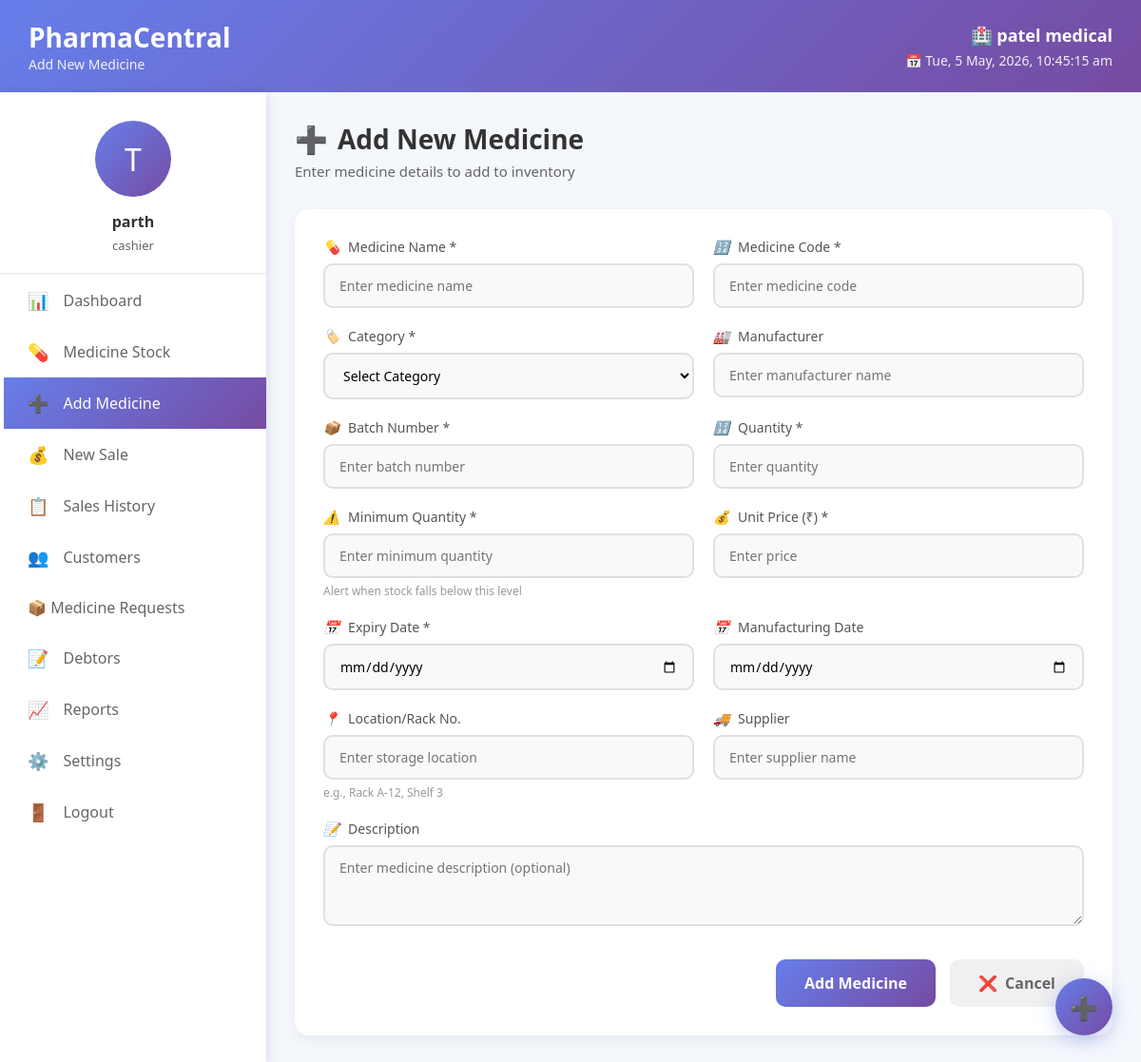
The app's page /add-medicine/ (signed in) with its own data.
### app1/models.py (models this page shows, shortened)
class Pharmacy(models.Model):
    name = models.CharField(max_length=200)
    owner = models.ForeignKey(User, on_delete=models.CASCADE, related_name='pharmacies')
    license_number = models.CharField(max_length=50, unique=True)
    gst_number = models.CharField(max_length=50, unique=True)
    address = models.TextField()
    city = models.CharField(max_length=100)
    pincode = models.CharField(max_length=10)
    phone = models.CharField(max_length=15)
    email = models.EmailField()
    registration_date = models.DateField(auto_now_add=True)
    is_verified = models.BooleanField(default=False)
    gst_certificate = models.FileField(upload_to='documents/gst/', null=True, blank=True)
    license_document = models.FileField(upload_to='documents/license/', null=True, blank=True)
    owner_id_proof = models.FileField(upload_to='documents/id_proof/', null=True, blank=True)
    owner_photo = models.ImageField(upload_to='profiles/owners/', null=True, blank=True)
    created_at = models.DateTimeField(auto_now_add=True)
    updated_at = models.DateTimeField(auto_now=True)

class User(AbstractUser):
    USER_TYPES = (
        ('admin', 'Admin'),
        ('pharmacy_owner', 'Pharmacy Owner'),
        ('pharmacist', 'Pharmacist'),
        ('cashier', 'Cashier'),
    )
    user_type = models.CharField(max_length=20, choices=USER_TYPES, default='cashier')
    phone_number = models.CharField(max_length=15, blank=True)
    profile_picture = models.ImageField(upload_to='profiles/', null=True, blank=True)
    is_active = models.BooleanField(default=True)
    created_at = models.DateTimeField(auto_now_add=True)
    updated_at = models.DateTimeField(auto_now=True)
    groups = models.ManyToManyField(
        'auth.Group',
        verbose_name='groups',
        blank=True,
        help_text='The groups this user belongs to.',
        related_name="pharmacentral_user_set",  # Unique name
        related_query_name="pharmacentral_user",
    )
    user_permissions = models.ManyToManyField(
        'auth.Permission',
        verbose_name='user permissions',
        blank=True,
        help_text='Specific permissions for this user.',
        related_name="pharmacentral_user_set",  # Unique name
        related_query_name="pharmacentral_user",
    )

### app1/views.py (the view, shortened to what this page needs)
# urls.py: path('add-medicine/', views.add_medicine, name='add_medicine'),
@login_required(login_url='login')
def add_medicine(request):
    user = request.user
    try:
        pharmacy = Pharmacy.objects.get(owner=user)
    except Pharmacy.DoesNotExist:
        messages.error(request, '❌ Pharmacy profile not found! Please complete your profile first.')
        return redirect('settings')
    categories = MedicineCategory.objects.all()
    context = {
        'categories': categories,
        'pharmacy_name': pharmacy.name,
        'pharmacy_id': pharmacy.id,
        'user_full_name': user.get_full_name() or user.email.split('@')[0],
        'user_initials': user.email[0].upper() if user.email else 'U',
        'user_role': getattr(user, 'user_type', 'Pharmacy Owner'),
        'today': timezone.now().date().strftime('%Y-%m-%d'),  # For min date in form
    }
    return render(request, 'app1/add_medicine.html', context)

### app1/templates/app1/add_medicine.html (shortened to what this page needs)
<!DOCTYPE html>
<html lang="gu">
<head>
</head>
<body>
    <div class="header">
        <div class="logo-area">
            <h1>PharmaCentral</h1>
            <p>Add New Medicine</p>
        </div>
        <div class="pharmacy-info">
            <h3 id="pharmacyName">🏥 {{ pharmacy_name|default:"City Medical Store" }}</h3>
            <p id="currentDateTime">📅 Loading...</p>
        </div>
    </div>
    <div class="container">
        <div class="sidebar">
            <div class="profile-card">
                <div class="profile-img" id="profileInitials">{{ user_initials|default:"👨‍⚕️" }}</div>
                <h3 id="userName">{{ user_full_name|default:"Dr. Rajesh Patel" }}</h3>
                <p id="userRole">{{ user_role|default:"Owner / Pharmacist" }}</p>
            </div>
            <div class="menu">
                <a href="{% url 'dashboard' %}" class="menu-item">
                    <span>📊</span> Dashboard
                </a>
                <a href="{% url 'medicine_stock' %}" class="menu-item">
                    <span>💊</span> Medicine Stock
                </a>
                <a href="{% url 'add_medicine' %}" class="menu-item active">
                    <span>➕</span> Add Medicine
                </a>
                <a href="{% url 'sales' %}" class="menu-item">
                    <span>💰</span> New Sale
                </a>
                <a href="{% url 'sales_history' %}" class="menu-item">
                    <span>📋</span> Sales History
                </a>
                <a href="{% url 'customers' %}" class="menu-item">
                    <span>👥</span> Customers
                </a>
                <a href="{% url 'medicine_requests' %}" class="menu-item">📦 Medicine Requests</a>
                <a href="{% url 'debtors' %}" class="menu-item">
                    <span>📝</span> Debtors
                </a>
                <a href="{% url 'reports' %}" class="menu-item">
                    <span>📈</span> Reports
                </a>
                <a href="{% url 'settings' %}" class="menu-item">
                    <span>⚙️</span> Settings
                </a>
                <a href="{% url 'logout' %}" class="menu-item" onclick="return confirm('Are you sure you want to logout?')">
                    <span>🚪</span> Logout
                </a>
            </div>
        </div>
        <div class="main-content">
            <div class="page-header">
                <h2>
                    <span>➕</span> Add New Medicine
                </h2>
                <p>Enter medicine details to add to inventory</p>
            </div>
            <div class="form-container">
                <form id="addMedicineForm" method="POST" action="{% url 'add_medicine' %}">
                    <div class="form-row">
                        <div class="form-group">
                            <label><i>💊</i> Medicine Name *</label>
                            <input type="text" name="name" id="name" placeholder="Enter medicine name" required>
                        </div>
                        <div class="form-group">
                            <label><i>🔢</i> Medicine Code *</label>
                            <input type="text" name="medicine_code" id="medicine_code" placeholder="Enter medicine code" required>
                        </div>
                    </div>
                    <div class="form-row">
                        <div class="form-group">
                            <label><i>🏷️</i> Category *</label>
                            <select name="category" id="category" required>
                                <option value="">Select Category</option>
                            </select>
                        </div>
                        <div class="form-group">
                            <label><i>🏭</i> Manufacturer</label>
                            <input type="text" name="manufacturer" id="manufacturer" placeholder="Enter manufacturer name">
                        </div>
                    </div>
                    <div class="form-row">
                        <div class="form-group">
                            <label><i>📦</i> Batch Number *</label>
                            <input type="text" name="batch_number" id="batch_number" placeholder="Enter batch number" required>
                        </div>
                        <div class="form-group">
                            <label><i>🔢</i> Quantity *</label>
                            <input type="number" name="quantity" id="quantity" placeholder="Enter quantity" min="1" required>
                        </div>
                    </div>
                    <div class="form-row">
                        <div class="form-group">
                            <label><i>⚠️</i> Minimum Quantity *</label>
                            <input type="number" name="min_quantity" id="min_quantity" placeholder="Enter minimum quantity" min="1" required>
                            <small>Alert when stock falls below this level</small>
                        </div>
                        <div class="form-group">
                            <label><i>💰</i> Unit Price (₹) *</label>
                            <input type="number" name="unit_price" id="unit_price" step="0.01" min="0" placeholder="Enter price" required>
                        </div>
                    </div>
                    <div class="form-row">
                        <div class="form-group">
                            <label><i>📅</i> Expiry Date *</label>
                            <input type="date" name="expiry_date" id="expiry_date"  min="{{ today }}" required>
                        </div>
                        <div class="form-group">
                            <label><i>📅</i> Manufacturing Date</label>
                            <input type="date" name="manufacturing_date" id="manufacturing_date" max="{{ today }}">
                        </div>
                    </div>
                    <div class="form-row">
                        <div class="form-group">
                            <label><i>📍</i> Location/Rack No.</label>
                            <input type="text" name="location" id="location" placeholder="Enter storage location">
                            <small>e.g., Rack A-12, Shelf 3</small>
                        </div>
                        <div class="form-group">
                            <label><i>🚚</i> Supplier</label>
                            <input type="text" name="supplier" id="supplier" placeholder="Enter supplier name">
                        </div>
                    </div>
                    <div class="form-row">
                        <div class="form-group">
                            <label><i>📝</i> Description</label>
                            <textarea name="description" id="description" placeholder="Enter medicine description (optional)" rows="3"></textarea>
                        </div>
                    </div>
                    <div class="form-actions">
                        <button type="submit" class="btn-submit" id="submitBtn">
                            <span id="btnText">Add Medicine</span>
                        </button>
                        <a href="{% url 'medicine_stock' %}" class="btn-cancel">
                            <span>❌</span> Cancel
                        </a>
                    </div>
                </form>
            </div>
        </div>
    </div>
    <div class="quick-actions">
        <a href="{% url 'add_medicine' %}" class="action-btn" title="Add New Medicine">➕</a>
    </div>
</body>
</html>

### app1/templates/app1/add_medicine.html (style rules this page uses)
* { margin: 0; padding: 0; box-sizing: border-box; font-family: 'Segoe UI', Tahoma, Geneva, Verdana, sans-serif; }
body { background: #f4f7fc; }
.header { background: linear-gradient(135deg, #667eea 0%, #764ba2 100%); padding: 20px 30px; color: white; display: flex; justify-content: space-between; align-items: center; animation: slideDown 0.5s ease; }
.logo-area h1 { font-size: 28px; }
.logo-area p { font-size: 14px; opacity: 0.9; }
.pharmacy-info { text-align: right; }
.pharmacy-info h3 { font-size: 18px; margin-bottom: 5px; }
.pharmacy-info p { font-size: 14px; opacity: 0.9; }
.container { display: flex; min-height: calc(100vh - 80px); }
.sidebar { width: 280px; background: white; box-shadow: 2px 0 10px rgba(0,0,0,0.1); padding: 30px 0; animation: slideLeft 0.5s ease; }
.profile-card { text-align: center; padding: 0 20px 20px; border-bottom: 2px solid #f0f0f0; }
.profile-img { width: 80px; height: 80px; background: linear-gradient(135deg, #667eea 0%, #764ba2 100%); border-radius: 50%; margin: 0 auto 15px; display: flex; justify-content: center; align-items: center; color: white; font-size: 32px; }
.profile-card h3 { color: #333; font-size: 16px; margin-bottom: 5px; }
.profile-card p { color: #666; font-size: 13px; }
.menu-item { padding: 15px 25px; display: flex; align-items: center; gap: 15px; color: #666; cursor: pointer; transition: all 0.3s ease; text-decoration: none; border-left: 4px solid transparent; }
.menu-item.active { background: linear-gradient(135deg, #667eea 0%, #764ba2 100%); color: white; border-left-color: white; }
.menu-item span { font-size: 18px; }
.main-content { flex: 1; padding: 30px; animation: slideRight 0.5s ease; }
.page-header { margin-bottom: 30px; }
.page-header h2 { color: #333; font-size: 28px; display: flex; align-items: center; gap: 10px; }
.page-header p { color: #666; font-size: 15px; margin-top: 5px; }
.form-container { background: white; border-radius: 15px; padding: 30px; box-shadow: 0 5px 15px rgba(0,0,0,0.05); max-width: 900px; animation: fadeIn 0.5s ease; }
.form-row { display: flex; gap: 20px; margin-bottom: 20px; flex-wrap: wrap; }
.form-group { flex: 1; min-width: 250px; }
.form-group label { display: block; margin-bottom: 8px; color: #555; font-weight: 500; font-size: 14px; }
.form-group label i { margin-right: 5px; color: #667eea; }
.form-group input, .form-group select, .form-group textarea { width: 100%; padding: 12px 15px; border: 2px solid #e0e0e0; border-radius: 10px; font-size: 14px; transition: all 0.3s ease; background: #f8f9fa; }
.form-group small { color: #999; font-size: 12px; margin-top: 5px; display: block; }
.btn-submit { padding: 14px 30px; background: linear-gradient(135deg, #667eea 0%, #764ba2 100%); color: white; border: none; border-radius: 10px; font-size: 16px; font-weight: 600; cursor: pointer; transition: all 0.3s ease; display: flex; align-items: center; gap: 8px; }
.btn-cancel { padding: 14px 30px; background: #f0f0f0; color: #666; border: none; border-radius: 10px; font-size: 16px; font-weight: 600; cursor: pointer; margin-left: 15px; transition: all 0.3s ease; text-decoration: none; display: inline-flex; align-items: center; gap: 8px; }
.form-actions { display: flex; justify-content: flex-end; margin-top: 30px; }
.quick-actions { position: fixed; bottom: 30px; right: 30px; z-index: 100; }
.action-btn { width: 60px; height: 60px; background: linear-gradient(135deg, #667eea 0%, #764ba2 100%); border-radius: 50%; display: flex; justify-content: center; align-items: center; color: white; font-size: 24px; cursor: pointer; box-shadow: 0 5px 20px rgba(102,126,234,0.4); transition: all 0.3s ease; text-decoration: none; }

### records on screen
Pharmacy: name "patel medical"
User: first_name "parth", user_type "cashier"

### other values on screen
{{ user_initials|default:"👨‍⚕️" }} "T"
